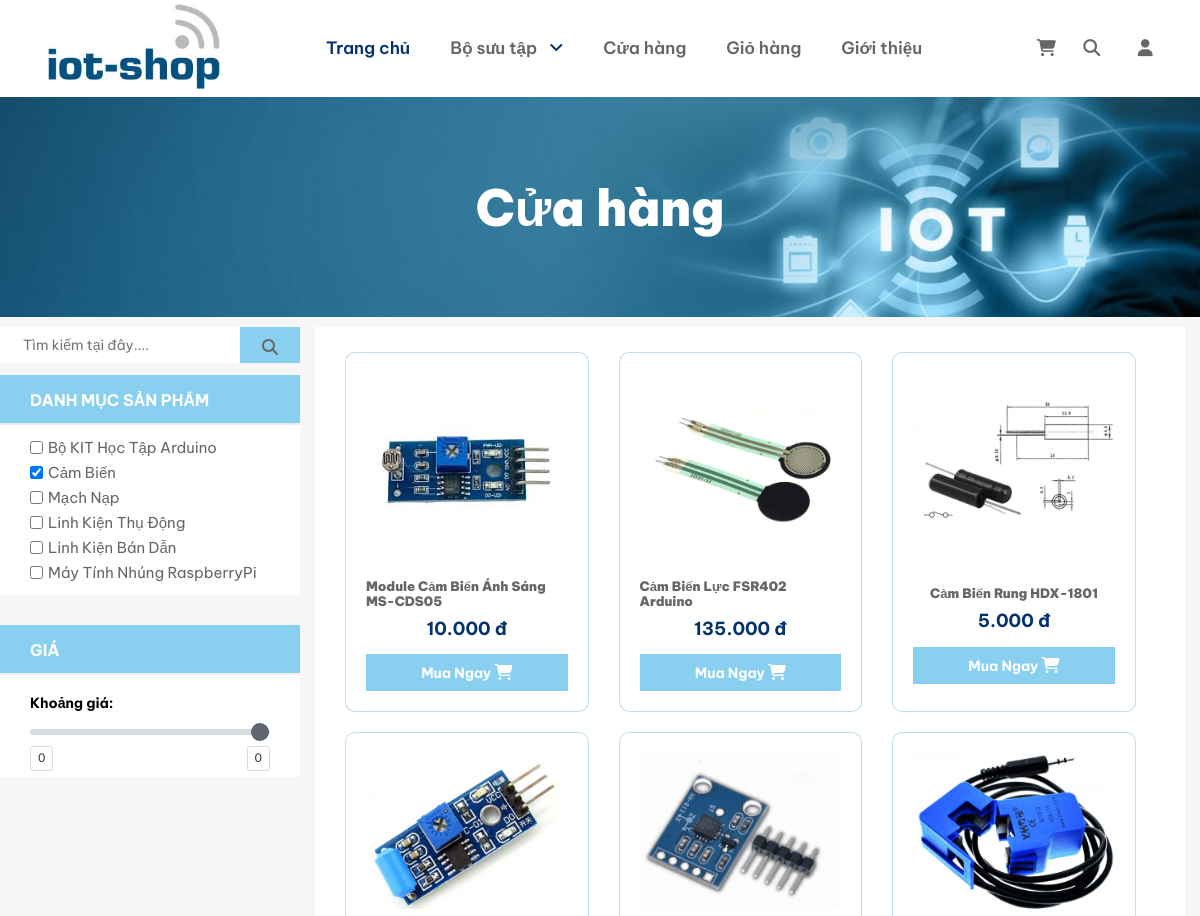
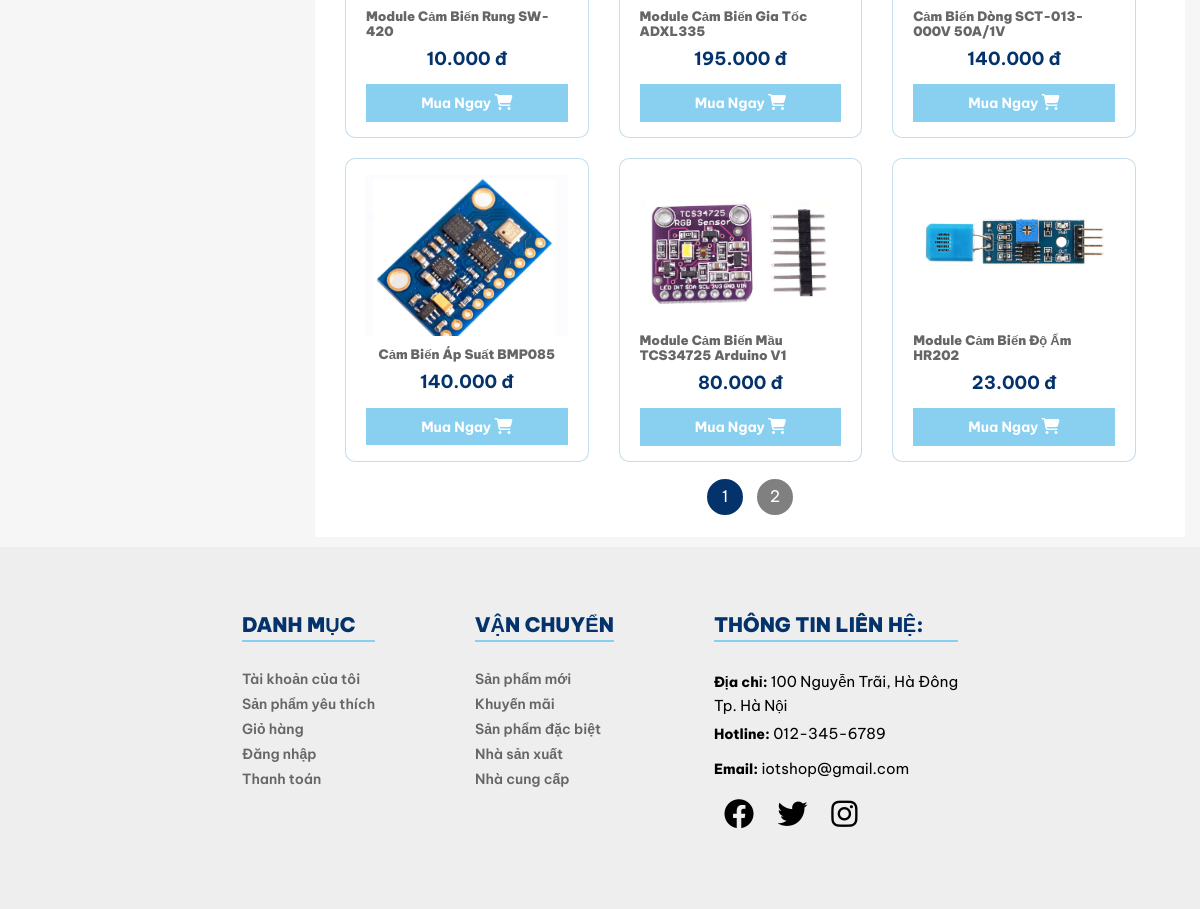
/index.php?quanly=cuahang&id_category=2, run on the app's committed database (2 pictures, top to bottom).
### tables this page shows
CREATE TABLE `category` (
  `id_category` int(11) NOT NULL,
  `name_category` varchar(50) NOT NULL,
  `img_category` varchar(250) NOT NULL,
  `order` int(2) NOT NULL,
  `parent_id` int(11) NOT NULL
);

CREATE TABLE `detailproduct` (
  `id_detailProduct` int(11) NOT NULL,
  `inventory` int(11) NOT NULL,
  `sold` int(11) NOT NULL,
  `detail_size` varchar(10) NOT NULL,
  `detail_price` int(11) NOT NULL,
  `id_product` int(11) NOT NULL
);

CREATE TABLE `product` (
  `id_product` int(11) NOT NULL,
  `title_product` varchar(50) NOT NULL,
  `img_product` varchar(150) NOT NULL,
  `subTitle_product` varchar(250) NOT NULL,
  `des_product` text NOT NULL,
  `hot_product` tinyint(1) NOT NULL,
  `id_category` int(11) DEFAULT NULL
);

### model/db.classes.php (called while the page is built, shortened)
<?php
class DB {
    private $servername = "localhost";
    private $username = "root";
    private $password = '';
    private $dbname = "iot";
    protected function connect () {
        try {
            $conn = new PDO('mysql:host='.$this->servername.';dbname='.$this->dbname, $this->username, $this->password);
            $conn->setAttribute(PDO::ATTR_ERRMODE, PDO::ERRMODE_EXCEPTION);
            return $conn;
        }catch(PDOException $e) {
            echo "Connection failed: " . $e->getMessage();
        }
    }
}
?>

### model/category.classes.php (called while the page is built, shortened)
<?php
class Category extends DB {
    public function getCategorys() {
        $sql = "Select * from category ORDER BY parent_id";
        $stmt = $this->connect()->query($sql);
        return $stmt->fetchAll();
    }
    public function getParentCategory() {
        $sql = "Select * from category WHERE parent_id = 0";
        $stmt = $this->connect()->query($sql);
        return $stmt->fetchAll();
    }
    public function getArrChildCategoryByID($id_parent) {
        $sql = "Select * from category WHERE parent_id = $id_parent";
        $stmt = $this->connect()->query($sql);
        $arr_fetch = $stmt->fetchAll();
        $result = [];
        return $result;
    }
}
?>

### model/product.classes.php (called while the page is built, shortened)
<?php
class Product extends DB {
    public function getProductsByCategory($listIDCategory,$limit,$name) {
        $condition = "HAVING ";
        if(count($listIDCategory) > 1 ) {
            for($i = 0; $i < count($listIDCategory) ; $i++) {
                if($i == 0) {
                    $condition .= "id_category = $listIDCategory[$i] ";
                }else {
                    $condition .= "OR id_category = $listIDCategory[$i] ";
                }
            }
        }else if(count($listIDCategory) == 1) {
            $condition .= "id_category = $listIDCategory[0] ";
        }else {
            $condition .= "1";
        }
        $condition .=" AND title_product LIKE '%$name%'";
        $condition .= " LIMIT $limit";
        $sql = "Select * from product INNER JOIN detailproduct ON product.id_product = detailproduct.id_product GROUP BY product.id_product $condition";
        $stmt = $this->connect()->query($sql);
        return $stmt->fetchAll();
    }
    public function getCountProductsByCategory($listIDCategory,$name) {
        $condition = "WHERE ";
        if(count($listIDCategory) > 1 ) {
            for($i = 0; $i < count($listIDCategory) ; $i++) {
                if($i == 0) {
                    $condition .= "id_category = $listIDCategory[$i] ";
                }else {
                    $condition .= "OR id_category = $listIDCategory[$i] ";
                }
            }
        }else if(count($listIDCategory) == 1) {
            $condition .= "id_category = $listIDCategory[0] ";
        }else {
            $condition .= "1";
        }
        $condition .=" AND title_product LIKE '%$name%'";
        $sql = "Select * from product $condition";
        $stmt = $this->connect()->query($sql);
        return $stmt->rowCount();
    }
}
?>

### view/shop.php (the view, shortened to what this page needs)
<?php
include_once('./model/product.classes.php');
include_once('./model/category.classes.php');
$Product = new Product();
$Category = new Category();
$arrayIdCategory = [];
$searchName = "";
if ($_GET['quanly'] == 'cuahang') {
  if (isset($_GET['id_category'])) {
    $id_category = $_GET['id_category'];
    $arrayIdCategory = $Category->getArrChildCategoryByID($id_category);
    array_push($arrayIdCategory, $id_category);
  } else {
    $id_category = 0;
  }
}
?>
<div class="banner">
  <h3 class="title">Cửa hàng</h3>
</div>
<div class="container-shop">
  <form action="#" method="post" class="container-shop-left">
    <form class="container-item">
      <div class="container-search">
        <input
          type="text"
          name="search"
          id="search-product-homepage"
          placeholder="Tìm kiếm tại đây...."
          onchange="fetchAjaxHomePage()"
          value="<?php echo $searchName ? $searchName : '' ?>" />
        <button type="submit">
          <i class="fa-solid fa-magnifying-glass"></i>
        </button>
      </div>
      <div class="container-item">
        <div class="container-categories">
          <div class="title-shop-left">Danh mục sản phẩm</div>
          <ul class="categories">
            <?php
            $listParentCategory = $Category->getCategorys();
            foreach ($listParentCategory as $row_parent_category) {
            ?>
              <li class="categorie">
                <input
                  type="checkbox"
                  name="category"
                  class="categoryCheckbox"
                  value="<?php echo $row_parent_category['id_category'] ?>"
                  <?php echo $row_parent_category['id_category'] == $id_category ? 'checked' : '' ?>
                  onchange="fetchAjaxHomePage()">
                <label for="category" class="link-categorie"><?php echo $row_parent_category['name_category'] ?></label>
              </li>
            <?php } ?>
          </ul>
        </div>
      </div>
      <div class="container-item">
        <div class="container-filter">
          <div class="title-shop-left">Giá</div>
          <div class="price-amount">
            <h5>Khoảng giá: </h5>
            <div class="section-item fillter">
              <input class="range" type="range" name="range" min="0" max="10000000" value="1000000000" step="10000"
                onmousemove="rangevalue1.value=nf.format(value)"
                onchange="fetchAjaxHomePage()" />
              <div class="price-fillter">
                <output id="rangevalue">0</output>
                <output id="rangevalue1">0</output>
              </div>
            </div>
          </div>
        </div>
      </div>
    </form>
    <div class="shop-right">
      <div class="product-list-shop" id="result">
        <?php
        $productPerPage = 9;
        $countProducts = $Product->getCountProductsByCategory($arrayIdCategory, $searchName);
        $countPage = ceil($countProducts / $productPerPage);
        $productList = $Product->getProductsByCategory($arrayIdCategory, $productPerPage, $searchName);
        foreach ($productList as $item) {
        ?>
          <a href="index.php?quanly=chitiet&id=<?php echo $item['id_product'] ?>" class="product-item">
            <div class="product-img">
              <img src="<?php echo $item['img_product'] ?>" alt="">
            </div>
            <div class="product-info">
              <p class="product-name"><?php echo $item['title_product'] ?></p>
              <p class="product-price"><?php echo number_format($item['detail_price'], 0, '', '.') ?> đ</p>
              <button class="btn-addtocart">
                Mua Ngay
                <i class="fa-solid fa-cart-shopping"></i>
              </button>
            </div>
          </a>
        <?php
        }
        ?>
      </div>
      <div class="pagination">
        <?php
        $i = 1;
        while ($i <= $countPage) {
        ?>
          <div class="item">
            <label for="input-<?php echo $i ?>" class="button button-<?php echo $i ?>"> <?php echo $i ?></label>
          </div>
        <?php
          $i++;
        }
        ?>
      </div>
    </div>
  </form>
</div>

### assets/css/global.css (style rules this page uses)
* { font-family: 'Be Vietnam Pro', sans-serif; margin: 0; padding: 0; box-sizing: border-box; font-size: 10px; }
html { font-size: 10px; }
a { text-decoration: none; }
ul,li { list-style: none; }
img { object-fit: cover; }
:root { --primary-color: #04336C; --primary-admin: #2a2185; --secondary-color: #89CFF0; --third-color: #FFFFFF; --text-color: #666666; --hover: #04336C; --box-shadow: rgba(53, 146, 191, 0.7) 0px 10px 15px; --bg-footer: #eee; --bg-main:#F6F6F6; --header-height: 97px; }

### assets/css/components/header.css (style rules this page uses)
.fa-cart-shopping { position: relative; }

### assets/css/shop.css (style rules this page uses)
body { background-color: var(--bg-main); }
.banner { position: relative; background: rgba(0, 0, 0, 0) url(../images/iot-banner.jpg) no-repeat scroll center center/cover; padding-top: 220px; }
.banner .title { position: absolute; top: 50%; left: 50%; transform: translate(-50%, -50%); font-size: 5rem; font-weight: 900; line-height: 33px; color: white; }
.container-shop { display: flex; max-width: 1200px; margin: 0 auto; }
.shop-right { flex: 1; display: flex; flex-wrap: wrap; background-color: var(--third-color); padding: 15px; margin: 10px 15px; align-items: center; }
.product-list-shop { width: 100%; display: flex; flex-wrap: wrap; }
.product-item { display: flex; flex-direction: column; width: 29%; border: 1px solid rgba(53, 146, 191, 0.3); border-radius: 10px; padding: 15px 20px; margin: 10px 15px; background-color: white; transition: all linear 0.3s; }
.product-img { width: 100%; height: 60%; }
.product-img img { width: 100%; height: 100%; object-fit: contain; }
.product-info { display: flex; flex: 1; flex-direction: column; justify-content: center; align-items: center; margin-top: 10px; }
.product-item img { flex-shrink: 0; width: 100%; max-height: 230px; overflow-y: hidden; }
.product-name { color: var(--text-color); font-size: 1.3rem; font-weight: 900; margin-bottom: 10px; }
.product-price { font-size: 1.8rem; font-weight: 700; color: var(--primary-color); }
.product-item .btn-addtocart { width: 100%; padding: 10px 0; margin-top: 15px; background-color: var(--secondary-color); color: var(--third-color); font-size: 1.4rem; font-weight: 700; border: none; transition: all linear 0.3s; cursor: pointer; }
.pagination { margin: 0 auto; }
.container-shop-left { display: flex; width: 25%; flex-direction: column; margin-top: 10px; }
.container-item { background-color: var(--third-color); }
.container-item:not(:last-child) { margin-bottom: 3rem; }
.container-search { display: flex; align-items: center; margin-bottom: 12px; }
form input[type="text"] { width: 80%; font-size: 1.4rem; padding: 10px 23px; border: none; outline: none; color: var(--text-color); }
form button[type="submit"] { flex: 1; font-size: 2rem; height: 100%; border: none; outline: none; cursor: pointer; font-weight: 800; color: var(--text-color); background: var(--secondary-color); }
.container-categories { display: flex; flex-direction: column; background-color: var(--third-color); }
.title-shop-left { border-bottom: 2px solid #eee; color: var(--third-color); background: var(--secondary-color); font-size: 16px; font-weight: 700; height: 50px; line-height: 50px; margin-bottom: 0; padding: 0 30px; text-transform: uppercase; }
.categories { padding: 10px 30px; }
.categorie { font-size: 2rem; display: flex; align-items: center; }
.categorie .link-categorie { color: var(--text-color); display: inline-block; font-size: 1.5rem; line-height: 25px; text-transform: capitalize; cursor: pointer; transition: all 0.3s ease 0s; margin-left: 5px; }
.container-filter { display: flex; flex-direction: column; }
.price-amount { padding: 20px 30px 0; display: flex; flex-direction: column; justify-content: space-around; }
.price-amount h5, .price-amount span { font-size: 1.4rem; }
.range { width: 100%; -webkit-appearance: none; vertical-align: middle; outline: none; border: none; padding: 0; background: none; }
output { border: 1px solid #d7dbdd; color: #333; font-family: "Lato", sans-serif; font-size: 12px; margin: 6px 0; padding: 0.4em 0.6em; border-radius: 3px; }
.price-fillter { display: flex; justify-content: space-between; }
.fillter { margin: 10px 0 0 0; }

### data on the page
category: name_category "Bộ KIT Học Tập Arduino"
category: id_category "☑", name_category "Cảm Biến"
category: name_category "Mạch Nạp"
category: name_category "Linh Kiện Thụ Động"
category: name_category "Linh Kiện Bán Dẫn"
category: name_category "Máy Tính Nhúng RaspberryPi"
detailproduct: id_product.img_product (picture), id_product.title_product "Module Cảm Biến Ánh Sáng MS-CDS05", detail_price "10.000"
detailproduct: id_product.img_product (picture), id_product.title_product "Cảm Biến Lực FSR402 Arduino", detail_price "135.000"
detailproduct: id_product.img_product (picture), id_product.title_product "Cảm Biến Rung HDX-1801", detail_price "5.000"
detailproduct: id_product.img_product (picture), id_product.title_product "Module Cảm Biến Rung SW-420", detail_price "10.000"
detailproduct: id_product.img_product (picture), id_product.title_product "Module Cảm Biến Gia Tốc ADXL335", detail_price "195.000"
detailproduct: id_product.img_product (picture), id_product.title_product "Cảm Biến Dòng SCT-013-000V 50A/1V", detail_price "140.000"
detailproduct: id_product.img_product (picture), id_product.title_product "Cảm Biến Áp Suất BMP085", detail_price "140.000"
detailproduct: id_product.img_product (picture), id_product.title_product "Module Cảm Biến Mầu TCS34725 Arduino V1", detail_price "80.000"
detailproduct: id_product.img_product (picture), id_product.title_product "Module Cảm Biến Độ Ẩm HR202", detail_price "23.000"
